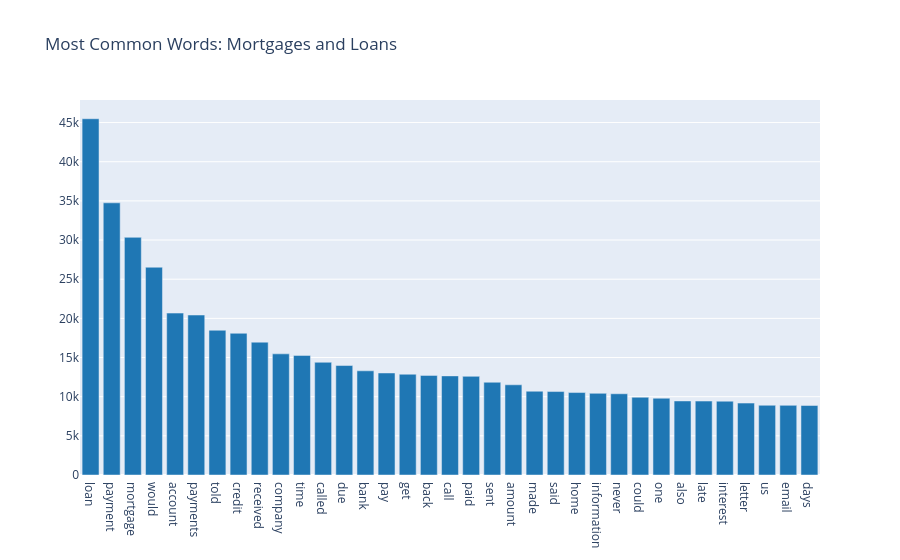

The notebook cell saved with this chart:
### Code cell
data = FreqDist(mortgages_and_loans_text_processed).most_common(35)
fig = go.Figure()
fig.add_trace(go.Bar(x= [data[i][0] for i in range(len(data))], y=[data[i][1] for i in range(len(data))]))
fig.update_traces(marker_color='#1f77b4')
fig.update_layout(title = "Most Common Words: Mortgages and Loans")
fig.show()

### Figure 1 — Plotly figure (JSON) as saved in the notebook; plotly's stock layout.template omitted (floating-point values rounded to 4 significant figures)
{"data": [{"marker": {"color": "#1f77b4"}, "type": "bar", "x": ["loan", "payment", "mortgage", "would", "account", "payments", "told", "credit", "received", "company", "time", "called", "due", "bank", "pay", "get", "back", "call", "paid", "sent", "amount", "made", "said", "home", "information", "never", "could", "one", "also", "late", "interest", "letter", "us", "email", "days"], "y": [45487, 34751, 30346, 26530, 20675, 20425, 18483, 18095, 16962, 15469, 15269, 14392, 13977, 13302, 13026, 12866, 12717, 12655, 12597, 11844, 11516, 10697, 10654, 10528, 10428, 10372, 9929, 9802, 9455, 9439, 9425, 9182, 8902, 8893, 8878]}], "layout": {"title": {"text": "Most Common Words: Mortgages and Loans"}}}
